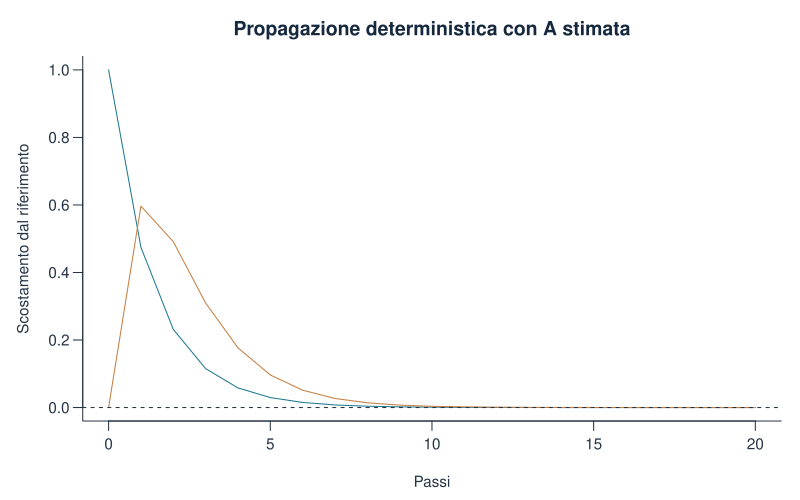

This chart was generated by the following R code:
stato <- c(1,0)
risposta <- matrix(NA_real_,21,2)
risposta[1,] <- stato
for(k in 1:20) { stato <- as.numeric(mod$A%*%stato); risposta[k+1,] <- stato }
head(data.frame(h=0:20,X=risposta[,1],Y=risposta[,2]),6)
stile_grafico()
matplot(0:20,risposta,type="l",lty=1,col=palette_geo[1:2],
  xlab="Passi",ylab="Scostamento dal riferimento",main="Propagazione deterministica con A stimata")
abline(h=0,lty=2)
